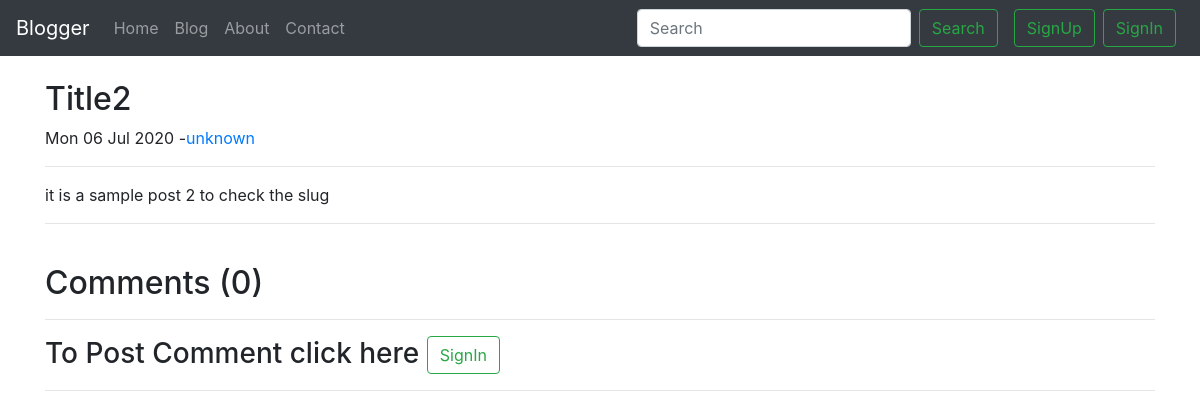
/blog/unknown/, run on the app's committed database.
### blog/models.py (models this page shows)
class Post(models.Model):
    sno = models.AutoField(primary_key=True)
    title = models.CharField(max_length=250)
    content = models.TextField()
    author = models.CharField(max_length=20)
    slug = models.CharField(max_length=130, default='Anonymous')
    timeStamp = models.DateTimeField(blank=True)
    def __str__(self):
        return 'by: '+self.author

### blog/views.py (the view)
# urls.py: path('<str:slug>/', views.blogPost, name="blogPost"),
def blogPost(request, slug):
    post = Post.objects.filter(slug=slug).first()
    comments = BlogComment.objects.filter(post=post)
    print(post)
    context = {'post': post, 'comments': comments}
    return render(request, 'blog/blogPost.html', context)

### templates/blog/blogPost.html (shortened to what this page needs)
{% extends 'base.html'%}
{% load static %}
{% load humanize %}
{% block body %}
<div class="container">
  <div class="row my-4">
    <div class="col blog-main">
      <div class="blog-post">
        <h2 class="blog-post-title">{{post.title}}</h2>
        <p class="blog-post-meta">{{post.timeStamp|date:"D d M Y"}} -<a href="/about">{{post.author}}</a></p>
        <hr>
        <p>{{post.content}}</p>
        <hr>
      </div>
    </div>
  </div>
</div>
<div class="container">
  <h2>Comments ({{comments.count}})</h2>
  <div class="my-2">
    {% if user.is_authenticated %}
    <form action="/blog/postComment/" method="POST">
      {% csrf_token %}
      <div class="form-group">
        <label for="comment">Post Comment</label>
        <input type="text" class="form-control" name="comment" id="comment" placeholder="enter comment here">
      </div>
      <input type="hidden" name="postSno" value="{{post.sno}}">
      <button type="submit" class="btn btn-primary">Submit</button>
    </form>
    {% else %}
    <hr>
    <h3>To Post Comment click here <button type="button" class="btn btn-outline-success my-2 mr-2 my-sm-0"
        data-toggle="modal" data-target="#signinModal">
        SignIn
      </button> </h3>
    <hr>
    {% endif %}
  </div>
</div>
{% endblock body %}

### data on the page
Post: title "Title2", timeStamp "Mon 06 Jul 2020", author "unknown", content "it is a sample post 2 to check the slug"

### other printed values
{{ comments.count }} "0"
